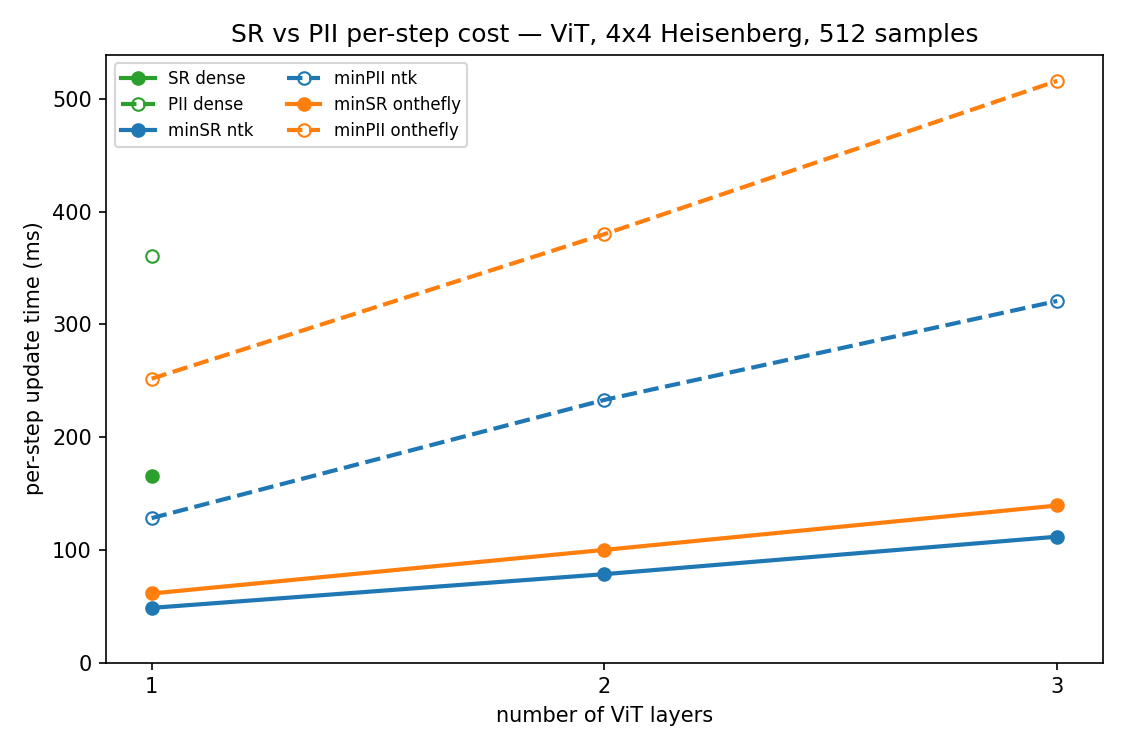

Write the Python code that produced this figure.
r"""Per-VMC-step cost of SR vs PII across *all* variants, on a ViT ansatz of varying depth.

The headline question: how much more expensive is one PII update step than one SR step, for a
realistic deep ansatz, across every implementation form (dense, kernel/NTK = minSR/minPII, and
matrix-free on-the-fly)? PII's only extra ingredient is the local-energy-gradient ``A``-Jacobian, so
we expect a small constant — hopefully **≤ ~4×** — *provided* the per-step recompilation bug is fixed
(it is: ``f_A`` is a ``HashablePartial`` shared by all PII paths).

Setup: a small 2D square-lattice Heisenberg model (the physics is incidental — only the ansatz matters
here) with a Vision-Transformer wavefunction (:class:`pii.models.ViT`, real params / complex output,
architecture after Viteritti-Rende-Becca, PRL 130, 236401). We sweep the **number of transformer
layers** and time **one update step** per variant: ``driver.compute_loss_and_update`` on a fixed set of
samples (sampling is common to SR and PII, so excluding it isolates the SR-vs-PII difference).

Run::

    python benchmarks/bench_vit_variants.py
"""

import time
from pathlib import Path

import numpy as np
import jax
import optax
import netket as nk
import matplotlib.pyplot as plt

import pii

HERE = Path(__file__).parent

# --- system (2D square-lattice Heisenberg; physics incidental, only the ansatz matters) ---
L = 4
N_SAMPLES = 512
NUM_LAYERS = [1, 2, 3]
# ViT hyperparameters (small — "a few layers", not huge)
D_MODEL, N_HEADS, PATCH = 16, 2, 2
TAU, DIAG_SHIFT = -8.0, 1e-3   # timing only; values irrelevant

g = nk.graph.Square(L, pbc=True)
hi = nk.hilbert.Spin(0.5, N=g.n_nodes, total_sz=0)
H = nk.operator.Heisenberg(hi, g, J=1.0)
sampler = nk.sampler.MetropolisExchange(hi, graph=g, n_chains=16)

# (label, family, kwargs). dense is only run at the smallest depth (it builds a P×P matrix).
VARIANTS = [
    ("SR dense",        "SR",  dict(pii=False, use_ntk=False), True),
    ("PII dense",       "PII", dict(pii=True,  use_ntk=False, tau=TAU), True),
    ("minSR ntk",       "SR",  dict(pii=False, use_ntk=True,  on_the_fly=False), False),
    ("minPII ntk",      "PII", dict(pii=True,  use_ntk=True,  on_the_fly=False, tau=TAU), False),
    ("minSR onthefly",  "SR",  dict(pii=False, use_ntk=True,  on_the_fly=True), False),
    ("minPII onthefly", "PII", dict(pii=True,  use_ntk=True,  on_the_fly=True,  tau=TAU), False),
]


def median_ms(thunk, reps, warmup):
    """Median wall time (ms) of `thunk()` over `reps`, after `warmup` (compile) calls."""
    for _ in range(warmup):
        jax.block_until_ready(thunk())
    ts = []
    for _ in range(reps):
        t0 = time.perf_counter()
        jax.block_until_ready(thunk())
        ts.append(time.perf_counter() - t0)
    return float(np.median(ts)) * 1e3


def bench_layers(num_layers, include_dense):
    model = pii.models.ViT(
        num_layers=num_layers, d_model=D_MODEL, n_heads=N_HEADS, patch_size=PATCH,
        transl_invariant=True,
    )
    vs = nk.vqs.MCState(sampler, model, n_samples=N_SAMPLES, seed=0)
    vs.sample()  # fix one set of samples; we time the *update*, not the sampling
    times = {}
    for label, _family, kw, is_dense in VARIANTS:
        if is_dense and not include_dense:
            continue
        driver = pii.driver.VMC_PII(
            H, optax.sgd(0.01), variational_state=vs, diag_shift=DIAG_SHIFT, mode="complex", **kw
        )
        # dense is much slower → fewer reps
        reps = 5 if is_dense else 15
        times[label] = median_ms(driver.compute_loss_and_update, reps=reps, warmup=2)
    return int(vs.n_parameters), times


print(f"ViT on {L}x{L} Heisenberg, {N_SAMPLES} samples; d_model={D_MODEL}, n_heads={N_HEADS}, "
      f"patch={PATCH}.  Timing one update step (compute_loss_and_update, fixed samples).\n")

results = {}
for i, nl in enumerate(NUM_LAYERS):
    P, times = bench_layers(nl, include_dense=(i == 0))  # dense only at the smallest depth
    results[nl] = (P, times)
    print(f"--- num_layers={nl}  (n_params={P}) ---")
    for label, _family, _kw, _is_dense in VARIANTS:
        if label in times:
            print(f"    {label:16s} {times[label]:8.2f} ms")
    # PII/SR ratios per implementation form
    for form, sr_l, pii_l in [("dense", "SR dense", "PII dense"),
                              ("ntk", "minSR ntk", "minPII ntk"),
                              ("on-the-fly", "minSR onthefly", "minPII onthefly")]:
        if sr_l in times and pii_l in times:
            print(f"      → PII/SR ({form}) = {times[pii_l] / times[sr_l]:.2f}x")
    print()

# --- plot per-step time vs num_layers, SR family solid, PII family dashed ---
plt.figure(figsize=(7.5, 5))
colors = {"minSR ntk": "C0", "minPII ntk": "C0", "minSR onthefly": "C1", "minPII onthefly": "C1",
          "SR dense": "C2", "PII dense": "C2"}
for label, family, _kw, _is_dense in VARIANTS:
    xs = [nl for nl in NUM_LAYERS if label in results[nl][1]]
    ys = [results[nl][1][label] for nl in xs]
    if not xs:
        continue
    plt.plot(xs, ys, ("--o" if family == "PII" else "-o"), color=colors[label],
             label=label, lw=2, markerfacecolor=("none" if family == "PII" else colors[label]))
plt.xlabel("number of ViT layers")
plt.ylabel("per-step update time (ms)")
plt.title(f"SR vs PII per-step cost — ViT, {L}x{L} Heisenberg, {N_SAMPLES} samples")
plt.xticks(NUM_LAYERS)
plt.ylim(0, None)
plt.legend(fontsize=8, ncol=2)
plt.tight_layout()
out = HERE / "bench_vit_variants.png"
plt.savefig(out, dpi=150)
print(f"saved {out}")
